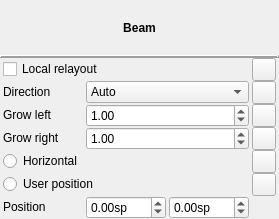
<?xml version="1.0" encoding="UTF-8"?>
<ui version="4.0">
 <class>InspectorBeam</class>
 <widget class="QWidget" name="InspectorBeam">
  <property name="geometry">
   <rect>
    <x>0</x>
    <y>0</y>
    <width>279</width>
    <height>219</height>
   </rect>
  </property>
  <property name="windowTitle">
   <string/>
  </property>
  <property name="accessibleName">
   <string>Beam Inspector</string>
  </property>
  <layout class="QVBoxLayout" name="verticalLayout">
   <property name="spacing">
    <number>0</number>
   </property>
   <property name="leftMargin">
    <number>0</number>
   </property>
   <property name="topMargin">
    <number>0</number>
   </property>
   <property name="rightMargin">
    <number>0</number>
   </property>
   <property name="bottomMargin">
    <number>0</number>
   </property>
   <item>
    <widget class="QLabel" name="elementName">
     <property name="font">
      <font>
       <weight>75</weight>
       <bold>true</bold>
      </font>
     </property>
     <property name="accessibleName">
      <string>Beam Inspector</string>
     </property>
     <property name="text">
      <string>Beam</string>
     </property>
     <property name="alignment">
      <set>Qt::AlignCenter</set>
     </property>
    </widget>
   </item>
   <item>
    <widget class="QFrame" name="frame">
     <property name="frameShape">
      <enum>QFrame::HLine</enum>
     </property>
     <property name="frameShadow">
      <enum>QFrame::Raised</enum>
     </property>
     <property name="lineWidth">
      <number>2</number>
     </property>
    </widget>
   </item>
   <item>
    <layout class="QGridLayout" name="gridLayout">
     <property name="leftMargin">
      <number>3</number>
     </property>
     <property name="rightMargin">
      <number>3</number>
     </property>
     <property name="horizontalSpacing">
      <number>3</number>
     </property>
     <property name="verticalSpacing">
      <number>0</number>
     </property>
     <item row="2" column="1" colspan="2">
      <widget class="QComboBox" name="direction">
       <property name="accessibleName">
        <string>Direction</string>
       </property>
       <item>
        <property name="text">
         <string>Auto</string>
        </property>
       </item>
       <item>
        <property name="text">
         <string>Up</string>
        </property>
       </item>
       <item>
        <property name="text">
         <string>Down</string>
        </property>
       </item>
      </widget>
     </item>
     <item row="4" column="0">
      <widget class="QLabel" name="label_2">
       <property name="sizePolicy">
        <sizepolicy hsizetype="Preferred" vsizetype="Fixed">
         <horstretch>0</horstretch>
         <verstretch>0</verstretch>
        </sizepolicy>
       </property>
       <property name="text">
        <string>Grow right</string>
       </property>
      </widget>
     </item>
     <item row="3" column="0">
      <widget class="QLabel" name="label_3">
       <property name="sizePolicy">
        <sizepolicy hsizetype="Preferred" vsizetype="Fixed">
         <horstretch>0</horstretch>
         <verstretch>0</verstretch>
        </sizepolicy>
       </property>
       <property name="text">
        <string>Grow left</string>
       </property>
      </widget>
     </item>
     <item row="2" column="0">
      <widget class="QLabel" name="label">
       <property name="sizePolicy">
        <sizepolicy hsizetype="Preferred" vsizetype="Fixed">
         <horstretch>0</horstretch>
         <verstretch>0</verstretch>
        </sizepolicy>
       </property>
       <property name="text">
        <string>Direction</string>
       </property>
      </widget>
     </item>
     <item row="8" column="1">
      <widget class="QDoubleSpinBox" name="y1">
       <property name="sizePolicy">
        <sizepolicy hsizetype="Preferred" vsizetype="Fixed">
         <horstretch>0</horstretch>
         <verstretch>0</verstretch>
        </sizepolicy>
       </property>
       <property name="toolTip">
        <string>Left</string>
       </property>
       <property name="accessibleName">
        <string>Vertical position offset left</string>
       </property>
       <property name="suffix">
        <string>sp</string>
       </property>
       <property name="decimals">
        <number>2</number>
       </property>
       <property name="minimum">
        <double>-99.000000000000000</double>
       </property>
       <property name="maximum">
        <double>99.000000000000000</double>
       </property>
       <property name="singleStep">
        <double>0.100000000000000</double>
       </property>
      </widget>
     </item>
     <item row="8" column="0">
      <widget class="QLabel" name="label_4">
       <property name="sizePolicy">
        <sizepolicy hsizetype="Preferred" vsizetype="Fixed">
         <horstretch>0</horstretch>
         <verstretch>0</verstretch>
        </sizepolicy>
       </property>
       <property name="text">
        <string>Position</string>
       </property>
      </widget>
     </item>
     <item row="2" column="3">
      <widget class="QToolButton" name="resetDirection">
       <property name="sizePolicy">
        <sizepolicy hsizetype="Fixed" vsizetype="Fixed">
         <horstretch>0</horstretch>
         <verstretch>0</verstretch>
        </sizepolicy>
       </property>
       <property name="toolTip">
        <string>Reset to default</string>
       </property>
       <property name="accessibleName">
        <string>Reset 'Direction' value</string>
       </property>
       <property name="text">
        <string notr="true"/>
       </property>
       <property name="icon">
        <iconset resource="../musescore.qrc">
         <normaloff>:/data/icons/edit-reset.svg</normaloff>:/data/icons/edit-reset.svg</iconset>
       </property>
      </widget>
     </item>
     <item row="8" column="2">
      <widget class="QDoubleSpinBox" name="y2">
       <property name="sizePolicy">
        <sizepolicy hsizetype="Preferred" vsizetype="Fixed">
         <horstretch>0</horstretch>
         <verstretch>0</verstretch>
        </sizepolicy>
       </property>
       <property name="toolTip">
        <string>Right</string>
       </property>
       <property name="accessibleName">
        <string>Vertical position offset right</string>
       </property>
       <property name="suffix">
        <string>sp</string>
       </property>
       <property name="minimum">
        <double>-99.000000000000000</double>
       </property>
       <property name="maximum">
        <double>99.000000000000000</double>
       </property>
       <property name="singleStep">
        <double>0.100000000000000</double>
       </property>
      </widget>
     </item>
     <item row="3" column="1" colspan="2">
      <widget class="QDoubleSpinBox" name="growLeft">
       <property name="sizePolicy">
        <sizepolicy hsizetype="Preferred" vsizetype="Fixed">
         <horstretch>0</horstretch>
         <verstretch>0</verstretch>
        </sizepolicy>
       </property>
       <property name="accessibleName">
        <string>Grow left</string>
       </property>
       <property name="singleStep">
        <double>0.250000000000000</double>
       </property>
       <property name="value">
        <double>1.000000000000000</double>
       </property>
      </widget>
     </item>
     <item row="4" column="3">
      <widget class="QToolButton" name="resetGrowRight">
       <property name="sizePolicy">
        <sizepolicy hsizetype="Fixed" vsizetype="Fixed">
         <horstretch>0</horstretch>
         <verstretch>0</verstretch>
        </sizepolicy>
       </property>
       <property name="toolTip">
        <string>Reset to default</string>
       </property>
       <property name="accessibleName">
        <string>Reset 'Grow right' value</string>
       </property>
       <property name="text">
        <string notr="true"/>
       </property>
       <property name="icon">
        <iconset resource="../musescore.qrc">
         <normaloff>:/data/icons/edit-reset.svg</normaloff>:/data/icons/edit-reset.svg</iconset>
       </property>
      </widget>
     </item>
     <item row="3" column="3">
      <widget class="QToolButton" name="resetGrowLeft">
       <property name="sizePolicy">
        <sizepolicy hsizetype="Fixed" vsizetype="Fixed">
         <horstretch>0</horstretch>
         <verstretch>0</verstretch>
        </sizepolicy>
       </property>
       <property name="toolTip">
        <string>Reset to default</string>
       </property>
       <property name="accessibleName">
        <string>Reset 'Grow left' value</string>
       </property>
       <property name="text">
        <string notr="true"/>
       </property>
       <property name="icon">
        <iconset resource="../musescore.qrc">
         <normaloff>:/data/icons/edit-reset.svg</normaloff>:/data/icons/edit-reset.svg</iconset>
       </property>
      </widget>
     </item>
     <item row="4" column="1" colspan="2">
      <widget class="QDoubleSpinBox" name="growRight">
       <property name="sizePolicy">
        <sizepolicy hsizetype="Preferred" vsizetype="Fixed">
         <horstretch>0</horstretch>
         <verstretch>0</verstretch>
        </sizepolicy>
       </property>
       <property name="accessibleName">
        <string>Grow right</string>
       </property>
       <property name="singleStep">
        <double>0.250000000000000</double>
       </property>
       <property name="value">
        <double>1.000000000000000</double>
       </property>
      </widget>
     </item>
     <item row="6" column="3">
      <widget class="QToolButton" name="resetUserPosition">
       <property name="sizePolicy">
        <sizepolicy hsizetype="Fixed" vsizetype="Fixed">
         <horstretch>0</horstretch>
         <verstretch>0</verstretch>
        </sizepolicy>
       </property>
       <property name="toolTip">
        <string>Reset to default</string>
       </property>
       <property name="accessibleName">
        <string>Reset 'User position' value</string>
       </property>
       <property name="text">
        <string notr="true"/>
       </property>
       <property name="icon">
        <iconset resource="../musescore.qrc">
         <normaloff>:/data/icons/edit-reset.svg</normaloff>:/data/icons/edit-reset.svg</iconset>
       </property>
      </widget>
     </item>
     <item row="1" column="0" colspan="3">
      <widget class="QCheckBox" name="distribute">
       <property name="focusPolicy">
        <enum>Qt::TabFocus</enum>
       </property>
       <property name="accessibleName">
        <string>Local relayout</string>
       </property>
       <property name="text">
        <string>Local relayout</string>
       </property>
      </widget>
     </item>
     <item row="1" column="3">
      <widget class="QToolButton" name="resetDistribute">
       <property name="sizePolicy">
        <sizepolicy hsizetype="Fixed" vsizetype="Fixed">
         <horstretch>0</horstretch>
         <verstretch>0</verstretch>
        </sizepolicy>
       </property>
       <property name="toolTip">
        <string>Reset to default</string>
       </property>
       <property name="accessibleName">
        <string>Reset 'Local relayout' value</string>
       </property>
       <property name="text">
        <string notr="true"/>
       </property>
       <property name="icon">
        <iconset resource="../musescore.qrc">
         <normaloff>:/data/icons/edit-reset.svg</normaloff>:/data/icons/edit-reset.svg</iconset>
       </property>
      </widget>
     </item>
     <item row="5" column="3">
      <widget class="QToolButton" name="resetNoSlope">
       <property name="sizePolicy">
        <sizepolicy hsizetype="Fixed" vsizetype="Fixed">
         <horstretch>0</horstretch>
         <verstretch>0</verstretch>
        </sizepolicy>
       </property>
       <property name="toolTip">
        <string>Reset to default</string>
       </property>
       <property name="accessibleName">
        <string>Reset 'Horizontal' value</string>
       </property>
       <property name="text">
        <string notr="true"/>
       </property>
       <property name="icon">
        <iconset resource="../musescore.qrc">
         <normaloff>:/data/icons/edit-reset.svg</normaloff>:/data/icons/edit-reset.svg</iconset>
       </property>
      </widget>
     </item>
     <item row="5" column="0" colspan="3">
      <widget class="QRadioButton" name="noSlope">
       <property name="focusPolicy">
        <enum>Qt::TabFocus</enum>
       </property>
       <property name="accessibleName">
        <string>Horizontal</string>
       </property>
       <property name="text">
        <string>Horizontal</string>
       </property>
      </widget>
     </item>
     <item row="6" column="0" colspan="3">
      <widget class="QRadioButton" name="userPosition">
       <property name="focusPolicy">
        <enum>Qt::TabFocus</enum>
       </property>
       <property name="accessibleName">
        <string>User position</string>
       </property>
       <property name="text">
        <string>User position</string>
       </property>
      </widget>
     </item>
    </layout>
   </item>
  </layout>
 </widget>
 <tabstops>
  <tabstop>distribute</tabstop>
  <tabstop>resetDistribute</tabstop>
  <tabstop>direction</tabstop>
  <tabstop>resetDirection</tabstop>
  <tabstop>growLeft</tabstop>
  <tabstop>resetGrowLeft</tabstop>
  <tabstop>growRight</tabstop>
  <tabstop>resetGrowRight</tabstop>
  <tabstop>noSlope</tabstop>
  <tabstop>resetNoSlope</tabstop>
  <tabstop>userPosition</tabstop>
  <tabstop>resetUserPosition</tabstop>
  <tabstop>y1</tabstop>
  <tabstop>y2</tabstop>
 </tabstops>
 <resources>
  <include location="../musescore.qrc"/>
 </resources>
 <connections/>
</ui>
